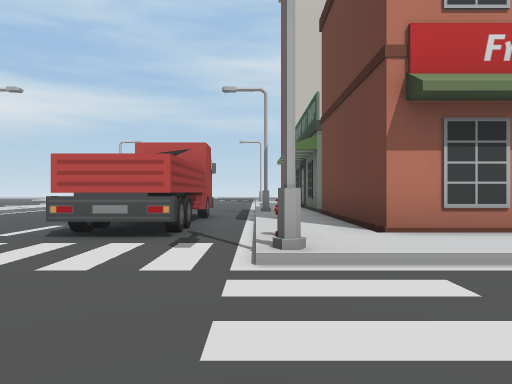
View 1 (above)

24 first-person views from a walk through a Unity game level. The camera is 1.2 m above the floor, looks level and sees 70° across. The floor is counted in squares, 2 m on a side. Each view is taken from the middle of a square. On the plan, view 1 faces up. The plan holds only what a view shows up to about 10 squares ahead; the rest is blank. The place goes on beyond the plan. The player is left out. Some animated figures are not drawn.

View 2
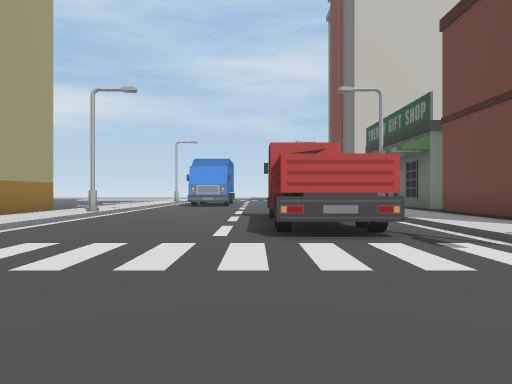

View 3
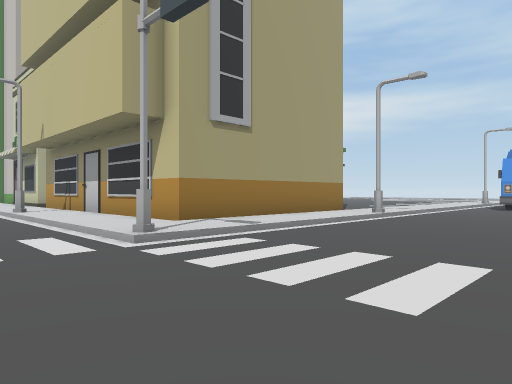

View 4
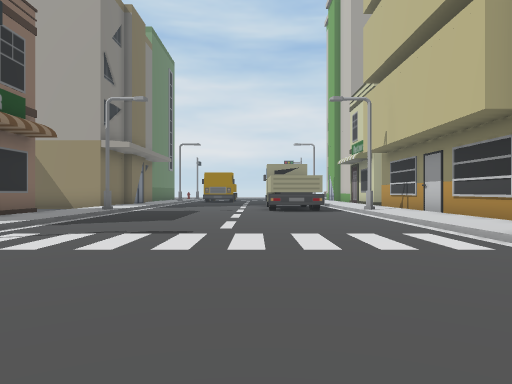

View 5
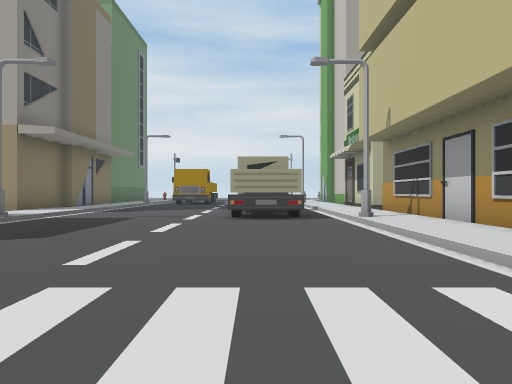

View 6
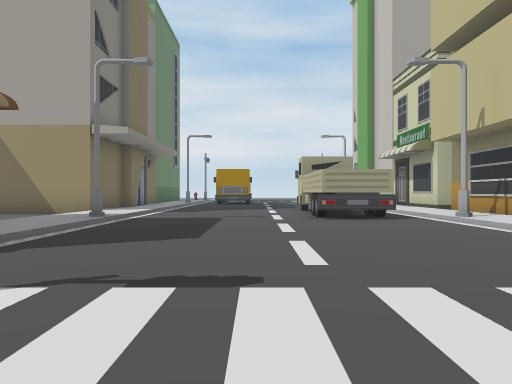

View 7
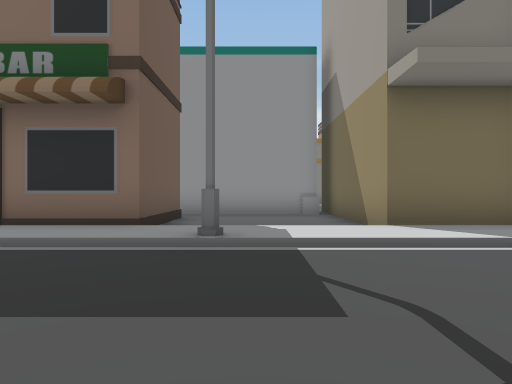

View 8
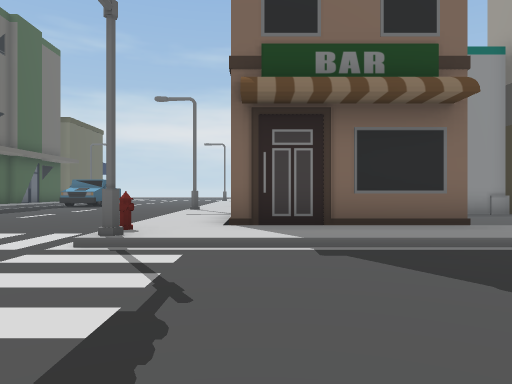

View 9
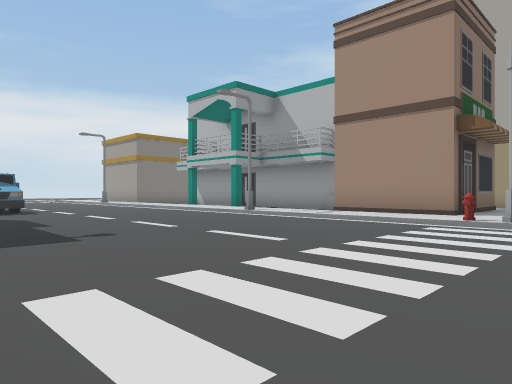

View 10
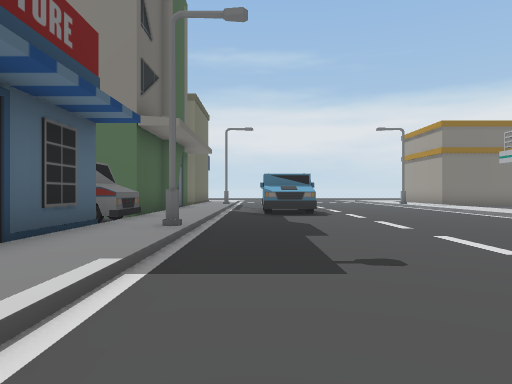

View 11
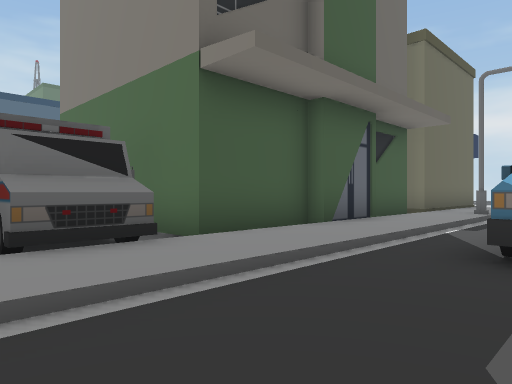

View 12
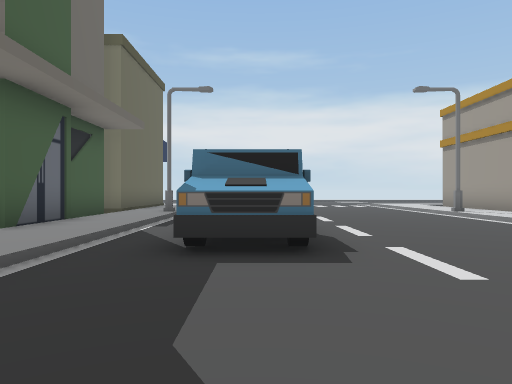

View 13
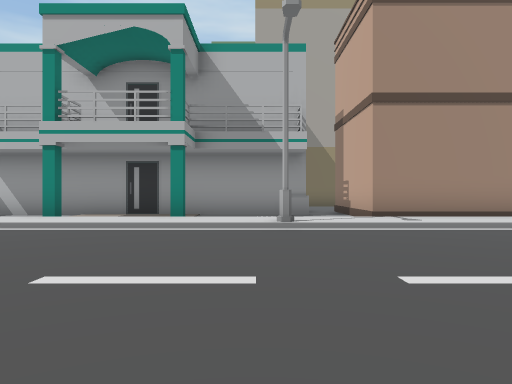

View 14
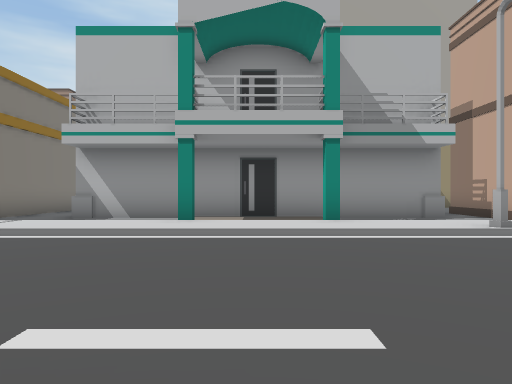

View 15
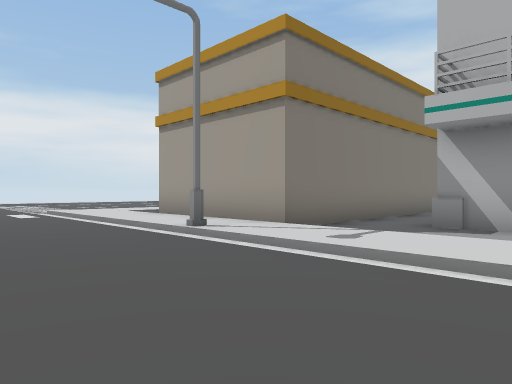

View 16
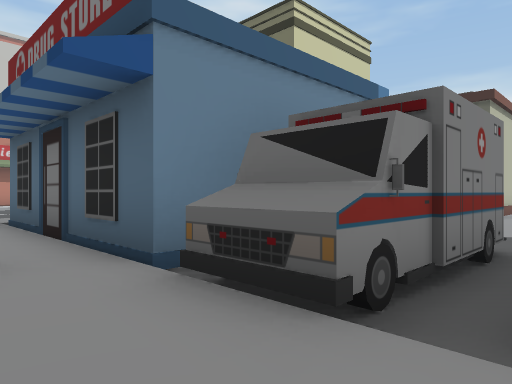

View 17
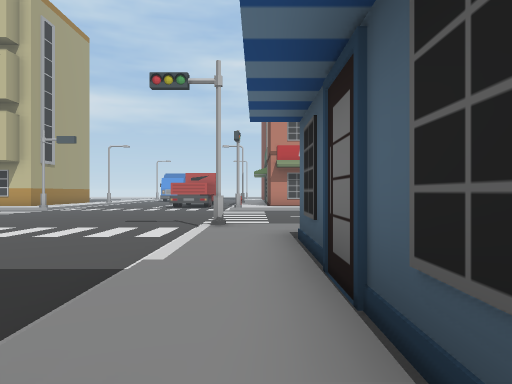

View 18
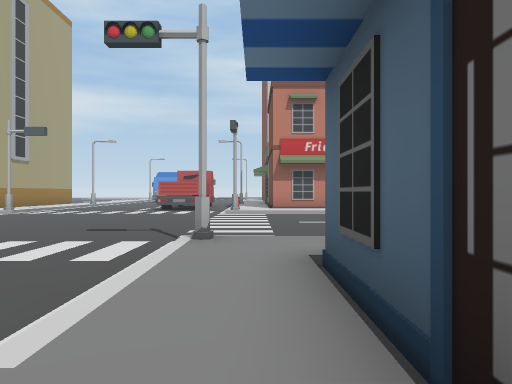

View 19
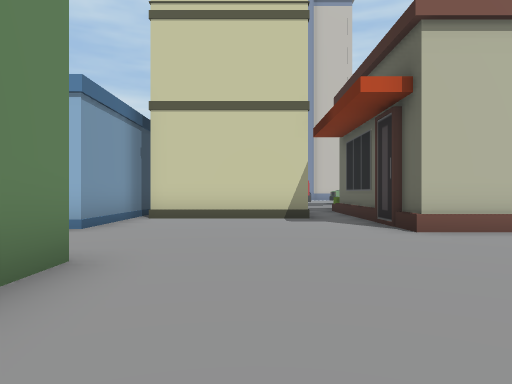

View 20
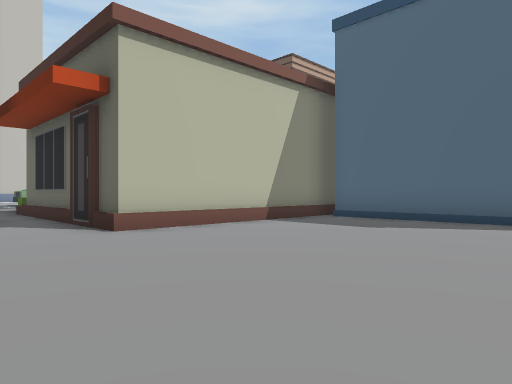

View 21
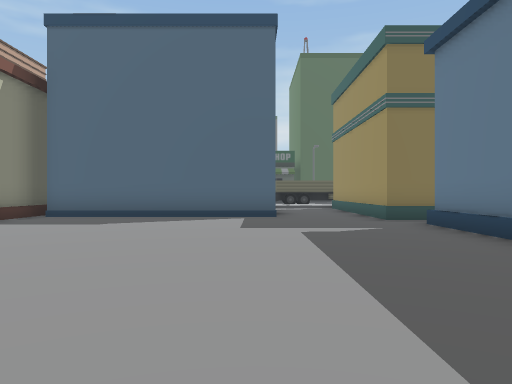

View 22
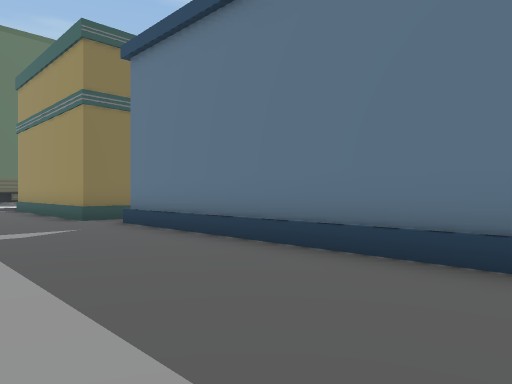

View 23
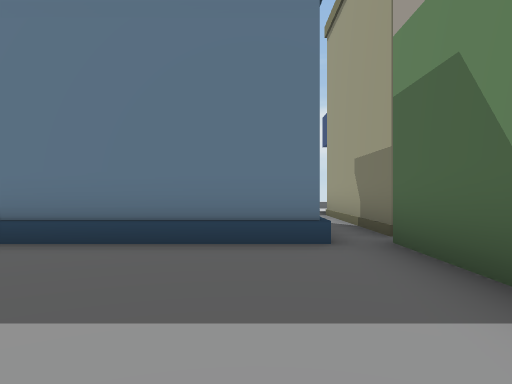

View 24
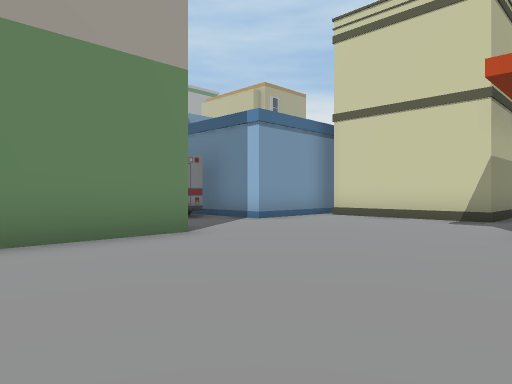

### Floor plan
Key: @ floor where view 1 was taken; # wall or solid block; . main floor; : floor 0.25 m higher than the main floor; / step, stairs or slope; S streetlight; T truck; B building; H hydrant; O other object.
Columns run from 16 left of view 1 to 19 right of it. Each row starts with its distance up from view 1.
 12           ..
 11          /..
 10        B:S.... .S:#
  9        B:/....TT/:#
  8        B:/....TT/:#
  7        B:/....TT/:#
  6        B:/....TT/:#
  5 BBBBBBBB:/....TT/:##
  4 :::::::::/......O:::
  3 ///S/////#......///
  2  TT................
  1 TTT.................
  0 ................@...
 -1 ...................
 -2 ...................
 -3 ...................
 -4 ///S//////......#//
 -5 :::::::::H....../::
 -6 B   ####:/....../:#        .B
 -7 B...####:/....../:#   #B  B.B
 -8 B...####:/....../:#   #BBBB.B
 -9 B...... :/....../:#   #.....B
-10 B#####. :S......S:#   #.....B
-11      #. :/....../:#####.....BBBBBBB
-12      #. :/....../:OOO............B
-13      #.#:/....../:OOO............#
-14      #..:/....../:BBBBBB.........B
-15      #.#:/....TT/:B    B.........B
-16      #..:/....T./:B    B.........B
-17      #..:/....T./:B     .........B
-18      #..:/....  /:B    B...........
-19    .....:/....  /:B    B............
-20   BBBBBB:/...   S:B    B////////####
-21        B:S...    :#    #/BBBBBB #
-22        B:/..     :#    #/

Where each view was taken, in squares from view 1:
view 1: 0 up, 0 right, facing up
view 2: 0 up, 3 left, facing up
view 3: 1 up, 3 left, facing up-left
view 4: 0 up, 3 left, facing left
view 5: 1 up, 6 left, facing left
view 6: 1 down, 6 left, facing left
view 7: 0 up, 14 left, facing down
view 8: 0 up, 9 left, facing down
view 9: 3 down, 0 right, facing down-left
view 10: 5 down, 1 left, facing down
view 11: 11 down, 2 left, facing down-right
view 12: 11 down, 2 left, facing down
view 13: 11 down, 1 left, facing left
view 14: 14 down, 2 left, facing left
view 15: 16 down, 4 left, facing down-left
view 16: 14 down, 0 right, facing up-right
view 17: 11 down, 1 right, facing up
view 18: 9 down, 1 right, facing up
view 19: 17 down, 9 right, facing up
view 20: 17 down, 9 right, facing up-right
view 21: 17 down, 8 right, facing right
view 22: 17 down, 8 right, facing down-right
view 23: 16 down, 9 right, facing down
view 24: 17 down, 12 right, facing up-left
